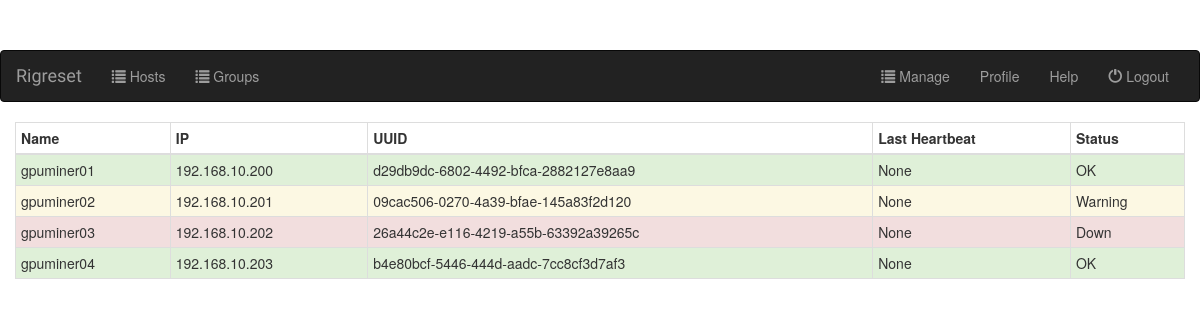
Screenshot of /webinterface/ with the database file from the repository.
### api/models.py (models this page shows, shortened)
class Miners(models.Model):
    key = models.AutoField(primary_key=True)
    id = models.UUIDField(default=uuid.uuid4, editable=False, unique=True)
    name = models.CharField(max_length=16, unique=True)
    ip = models.CharField(max_length=16, unique=True)
    status = models.ForeignKey(Miner_status, default='1', on_delete=models.CASCADE)

class Miner_status(models.Model):
    key = models.AutoField(primary_key=True)
    status = models.CharField(max_length=16, unique=True)
    def __str__(self):
        return self.status

### webinterface/views.py (the view)
def index(request):
    all_miners = Miners.objects.all()
    heartbeat = Heartbeat.objects.order_by('time')[0]
    context = {
        'all_miners': all_miners,
        'miner_status': Miner_status,
        'heartbeat': Heartbeat,
    }
    return django.shortcuts.render(request, 'webinterface/index.html', context)

### webinterface/templates/webinterface/index.html
{% extends 'webinterface/base.html' %}
{% block minerlist %}
    {% if all_miners %}
        {% for miner in all_miners %}
            {% if miner.status|stringformat:"s" == "OK" %}
                <tr class="success">
            {% elif miner.status|stringformat:"s" == "Warning" %}
                <tr class="warning">
            {% elif miner.status|stringformat:"s" == "Down" %}
                <tr class="danger">
            {% endif %}
                    <td>
                        {{ miner.name }}
                    </td>
                    <td>
                        {{ miner.ip }}
                    </td>
                    <td>
                        {{ miner.id }}
                    </td>
                    <td>
                        {{ heartbeat.time }}
                    </td>
                    <td>
                        {{ miner.status }}
                    </td>
                </tr>
        {% endfor %}
    {% else %}
        <h2>no miners found found!</h2>
    {% endif %}
{% endblock %}

### webinterface/templates/webinterface/base.html (shortened to what this page needs)
<!DOCTYPE html>
<html lang="en">
<head>
    {% load staticfiles %}
    <link rel="stylesheet" href="https://maxcdn.bootstrapcdn.com/bootstrap/3.3.6/css/bootstrap.min.css" />
    <link rel="stylesheet" type="text/css" href="{% static 'webinterface/style.css'%}" />
</head>
<body>
<nav class="navbar navbar-inverse">
    <div class="container-fluid">
        <div class="navbar-header">
           <a class="navbar-brand" href="{% url 'webinterface:index' %}">Rigreset</a>
        </div>
        <div class="collapse navbar-collapse" id="topNavBar">
            <ul class="nav navbar-nav">
                <li class="">
                    <a href="#">
                        <span class="glyphicon glyphicon-list" aria-hidden="true"></span> Hosts
                    </a>
                </li>
                <li class="">
                    <a href="#">
                        <span class="glyphicon glyphicon-list" aria-hidden="true"></span> Groups
                    </a>
                </li>
            </ul>
            <ul class="nav navbar-nav navbar-right">
               <li class="">
                    <a href="#">
                        <span class="glyphicon glyphicon-list" aria-hidden="true"></span> Manage
                    </a>
                </li>
                <li class="">
                    <a href="#">
                         Profile
                    </a>
                </li>
                <li class="">
                    <a href="#">
                         Help
                    </a>
                </li>
                <li class="">
                    <a href="#">
                        <span class="glyphicon glyphicon-off" aria-hidden="true"></span> Logout
                    </a>
                </li>
            </ul>
        </div>
    </div>
</nav>
<div class="container-fluid">
	<div class="row">
		<div class="col-md-12">
			<table class="table table-bordered table-condensed">
				<thead>
					<tr>
						<th>
							Name
						</th>
                        <th>
							IP
						</th>
                        <th>
							UUID
						</th>
						<th>
							Last Heartbeat
						</th>
						<th>
							Status
						</th>
					</tr>
				</thead>
				<tbody>
					{% block minerlist %}
                    {%  endblock %}
				</tbody>
			</table>
		</div>
	</div>
</div>
</body>
</html>

### webinterface/static/webinterface/style.css (style rules this page uses)
.navbar-brand { font-family: 'Satisfy', cursive; font-size: large; }
body { padding-top: 50px; }

### rows the page displays
Miners: name "gpuminer01", ip "192.168.10.200", id "d29db9dc-6802-4492-bfca-2882127e8aa9", time "None", status "OK"
Miners: name "gpuminer02", ip "192.168.10.201", id "09cac506-0270-4a39-bfae-145a83f2d120", time "None", status "Warning"
Miners: name "gpuminer03", ip "192.168.10.202", id "26a44c2e-e116-4219-a55b-63392a39265c", time "None", status "Down"
Miners: name "gpuminer04", ip "192.168.10.203", id "b4e80bcf-5446-444d-aadc-7cc8cf3d7af3", time "None", status "OK"
